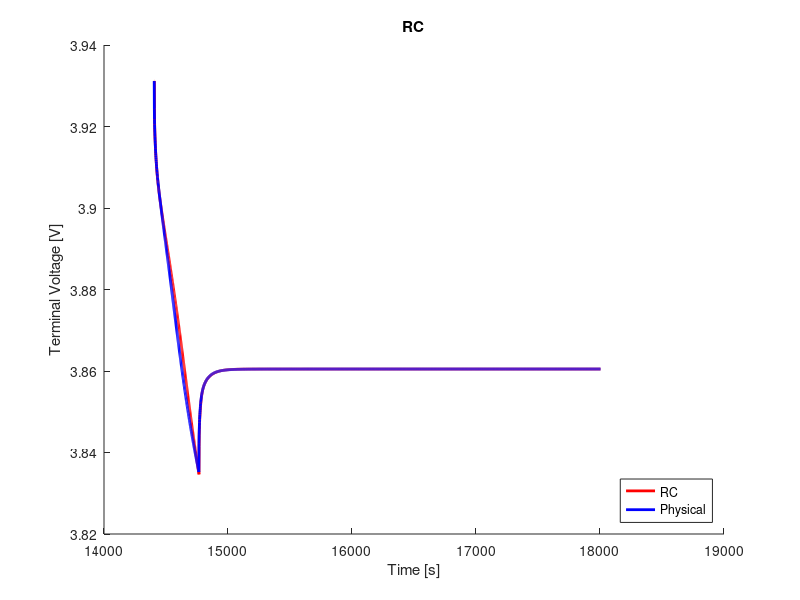

Source code (MATLAB):
clear;
clc;
close all;

%% load data
load('ocv_final.mat');
time_ocv = time;
load('pulse_1_c_4.mat');
load('rc3_cf_params.mat');

%% voltage limitations
v_max = 4.4;                                    % cut-over voltage
v_min = 3.0;                                    % cut-off voltage

%% resample ocv and soc
t1 = time_ocv(1);
t2 = time_ocv(end);
dt = 1;                                         % sample time
t = (t1:dt:t2) - t1;

ocv = interp1(time_ocv, ocv, t1:dt:t2);
soc = interp1(time_ocv, soc, t1:dt:t2);

s = length(time);

%% variables
Q = 16.8;
eta = 1.0;                                  % coulombic efficiency

n = 3;                                      % number of rc links
i_r = zeros(n, 1);
v_c = zeros(n, 1);
flag = 1;

%% compute soc
ind_init = interp1(soc, 1:length(soc), 0.6133, 'nearest');
v_t(1) = ocv(ind_init)
z0 = soc(ind_init);
z = z0 - dt/(Q*3600)*eta*cumsum(I(1:end));

% manual fit
p = 5;
r0 = r0_cf(p);
r1 = r1_cf(p);
r2 = r2_cf(p);
r3 = r3_cf(p);
c1 = c1_cf(p);
c2 = c2_cf(p);
c3 = c3_cf(p);

r = [r1; r2; r3];
c = [c1; c2; c3];

%% compute terminal voltage
for j = 1:n
    f(j) = exp(-dt/(r(j)*c(j)));
end
for k = 1:s-1
    if flag == 1
        i_r(:, k+1) = diag(f)*i_r(:, k) + (1-f')*I(k);
        v_c(:, k) = i_r(:, k).*r;
        ind = interp1(soc, 1:length(soc), z(k), 'nearest');
        v_t(k+1) = ocv(ind) - sum(v_c(:, k)) - I(k).*r0;
        if v_t(k) < v_min
            fprintf('Reached lower voltage limit.');
            flag = 0;
        end
        if v_t(k) > v_max
            fprintf('Reached upper voltage limit.');
            flag = 0;
        end 
    end
end

%% compute rms error
v_t = reshape(v_t, size(V_batt_time));
rmse = 1000*sqrt(mean((V_batt_time - v_t).^2))     % [mV]

%% plot
figure(1);
hold on;
plot(time, v_t, 'r', 'LineWidth', 2)
hold on;
plot(time, V_batt_time, 'b', 'LineWidth', 2)
xlabel('Time [s]')
ylabel('Terminal Voltage [V]')
title('RC')
legend('RC', 'Physical', 'location', 'southeast')
